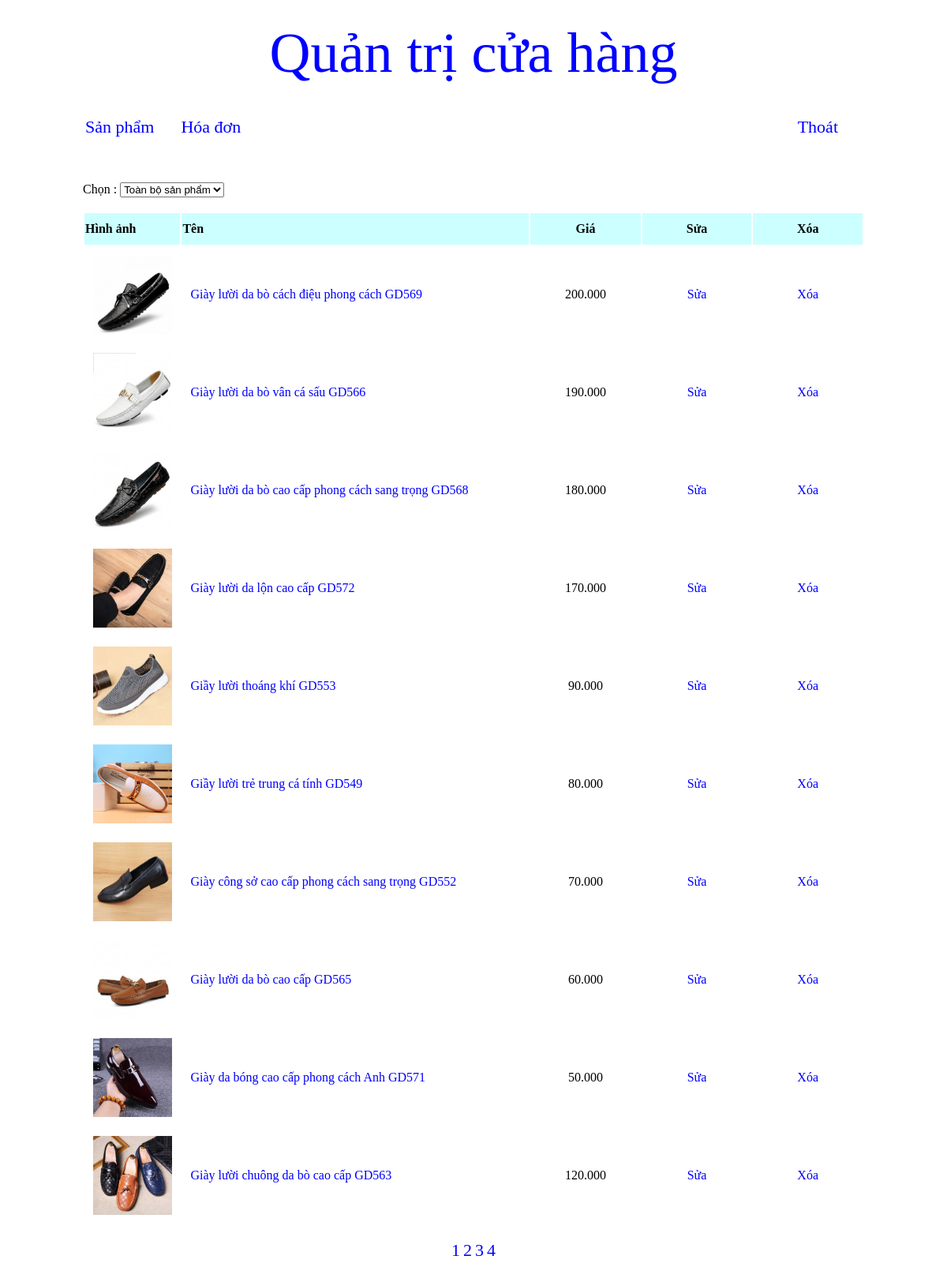
The page /quan_tri/index.php?thamso=quan_ly_san_pham (signed in) on the database its author committed.
### tables this page shows
CREATE TABLE IF NOT EXISTS `san_pham` (
  `id` int(11) NOT NULL AUTO_INCREMENT,
  `ten` varchar(256) NOT NULL,
  `gia` int(255) NOT NULL,
  `hinh_anh` varchar(256) NOT NULL,
  `noi_dung` mediumtext NOT NULL,
  `thuoc_menu` int(255) NOT NULL,
  `noi_bat` varchar(256) NOT NULL,
  `trang_chu` varchar(256) NOT NULL,
  `sap_xep_trang_chu` int(255) NOT NULL,
  PRIMARY KEY (`id`)
);

### quan_tri/chuc_nang/san_pham/quan_ly_san_pham.php (the view, shortened to what this page needs)
<?php
	$servername = "localhost";
	$username = "root";
	$password = "";
	$dbname = "ban_hang";
	$conn = new mysqli($servername, $username, $password, $dbname);
	if (!isset($_GET['id_menu'])) {
		$id_menu = "toan_bo_san_pham";
	} else {
		if ($_GET['id_menu'] != "" && $_GET['id_menu'] != "toan_bo_san_pham") {
			$id_menu = $_GET['id_menu'];
		} else {
			$id_menu = "toan_bo_san_pham";
		}
	}
?>
<br>
<div style="width:990px;text-align:left" >
	Chọn :
	<select name="danh_muc" onchange="window.location='?thamso=quan_ly_san_pham&id_menu='+this.value" >
		<option value="" >Toàn bộ sản phẩm</option>
		<?php
			$sql = "SELECT * FROM menu_doc ORDER BY id";
		?>
	</select>
</div>
<br>
<?php
	$so_dong_tren_mot_trang = 10;
	if ($id_menu == "toan_bo_san_pham") {
		$sql = "SELECT COUNT(*) AS total FROM san_pham";
	} else {
		$sql = "SELECT COUNT(*) AS total FROM san_pham WHERE thuoc_menu='$id_menu'";
	}
	$result = $conn->query($sql);
	$row = $result->fetch_assoc();
	$so_trang = ceil($row['total'] / $so_dong_tren_mot_trang);
	$vtbd = ($_GET['trang'] - 1) * $so_dong_tren_mot_trang;
	if ($id_menu == "toan_bo_san_pham") {
		$sql = "SELECT id,ten,gia,hinh_anh FROM san_pham ORDER BY id DESC LIMIT $vtbd,$so_dong_tren_mot_trang";
	} else {
		$sql = "SELECT id,ten,gia,hinh_anh FROM san_pham WHERE thuoc_menu='$id_menu' ORDER BY id DESC LIMIT $vtbd,$so_dong_tren_mot_trang";
	}
	$result = $conn->query($sql);
?>
<table width="990px" class="tb_a1" >
	<tr style="background:#CCFFFF;height:40px;" >
		<td width="120px" ><b>Hình ảnh</b></td>
		<td width="450px" ><b>Tên</b></td>
		<td align="center" width="140px" ><b>Giá</b></td>
		<td align="center" width="140px" ><b>Sửa</b></td>
		<td align="center" width="140px" ><b>Xóa</b></td>
	</tr>
	<?php
		while ($row = $result->fetch_assoc()) {
			$id = $row['id'];
			$ten = $row['ten'];
			$gia = $row['gia'];
			$gia = number_format($gia, 0, ",", ".");
			$link_hinh = "../hinh_anh/san_pham/" . $row['hinh_anh'];
			$link_sua = "?thamso=sua_san_pham&id_menu=" . $id_menu . "&id=" . $id . "&trang=" . $_GET['trang'];
			$link_xoa = "?xoa_san_pham=co&id=" . $id;
	?>
			<tr class="a_1" >
				<td align="center" >
					<a href="<?php echo $link_sua; ?>" >
						<img src="<?php echo $link_hinh; ?>" style="width:100px;margin-top:10px;margin-bottom:10px;" border="0" >
					</a>
				</td>
				<td>
					<a href="<?php echo $link_sua; ?>" class="lk_a1" style="margin-left:10px" ><?php echo $ten; ?></a>
				</td>
				<td align="center" >
					<?php echo $gia; ?>
				</td>
				<td align="center" >
					<a href="<?php echo $link_sua; ?>" class="lk_a1" >Sửa</a>
				</td>
				<td align="center" >
					<a href="<?php echo $link_xoa; ?>" class="lk_a1" >Xóa</a>
				</td>
			</tr>
	<?php
		}
	?>
	<tr>
		<td colspan="5" align="center" >
			<br>
			<?php
				for ($i = 1; $i <= $so_trang; $i++) {
					$link_phan_trang = "?thamso=quan_ly_san_pham&id_menu=" . $id_menu . "&trang=" . $i;
					echo "<a href='$link_phan_trang' class='phan_trang' >$i</a> ";
				}
			?>
			<br><br>
		</td>
	</tr>
</table>

### quan_tri/giao_dien/giao_dien.css (style rules this page uses)
table.tb_a1 tr.a_1 { height:30px; }
a.lk_a1 { text-decoration:none;color:blue; }
a.phan_trang { text-decoration:none;color:blue;font-size:22px; }

### rows shown on the page
san_pham: hinh_anh (picture), ten "Giày lười da bò cách điệu phong cách GD569", gia "200.000"
san_pham: hinh_anh (picture), ten "Giày lười da bò vân cá sấu GD566", gia "190.000"
san_pham: hinh_anh (picture), ten "Giày lười da bò cao cấp phong cách sang trọng GD568", gia "180.000"
san_pham: hinh_anh (picture), ten "Giày lười da lộn cao cấp GD572", gia "170.000"
san_pham: hinh_anh (picture), ten "Giầy lười thoáng khí GD553", gia "90.000"
san_pham: hinh_anh (picture), ten "Giầy lười trẻ trung cá tính GD549", gia "80.000"
san_pham: hinh_anh (picture), ten "Giày công sở cao cấp phong cách sang trọng GD552", gia "70.000"
san_pham: hinh_anh (picture), ten "Giày lười da bò cao cấp GD565", gia "60.000"
san_pham: hinh_anh (picture), ten "Giày da bóng cao cấp phong cách Anh GD571", gia "50.000"
san_pham: hinh_anh (picture), ten "Giày lười chuông da bò cao cấp GD563", gia "120.000"
